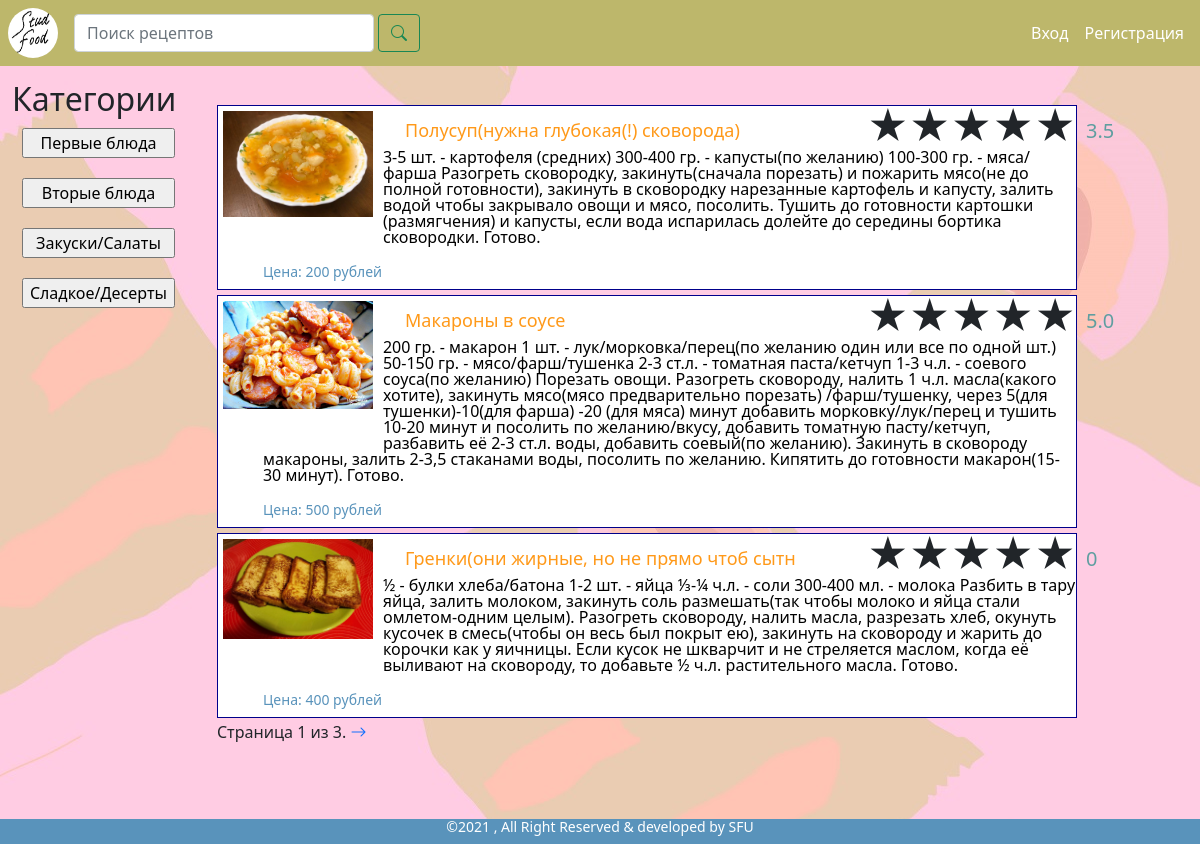
The page / on the database its author committed.
### studentfood/models.py (models this page shows, shortened)
class Recipe(models.Model):  # рецепт
    recipe_name = models.CharField('Название', max_length=40)  # название рецепта
    pub_date = models.DateTimeField('Дата публикации', auto_now_add=True)  # дата публикация
    description = models.TextField('Описание')  # описание рецепта
    price = models.IntegerField('Примерная стоимость', null=True)
    user = models.ForeignKey(User, on_delete=models.CASCADE)
    GLOBAL_CATEGORY = [
        ('first', 'Первые блюда'),
        ('second', 'Вторые блюда'),
        ('snack', 'Закуски/Салаты'),
        ('sweet', 'Сладкое/Десерты'),
    ]
    category = models.CharField('Категория', choices=GLOBAL_CATEGORY, max_length=16, blank=True)
    photo = models.ImageField('Фото рецепта', default='recipe_img/no_photo.jpg', null=True, blank=True, upload_to='recipe_img')  # фото будут храниться по пути /media/recipe_img (не забудь создать эти папки перед тестом)
    @property
    def photo_url(self):
        if self.photo and hasattr(self.photo, 'url'):
            return self.photo.url
    def calculate_mark(self):  # реализовать оценку
        max_marks = self.mark_set.all()
        sum_marks = 0
        for get_mark in max_marks:
            sum_marks += get_mark.mark_value
        if len(max_marks) == 0:
            avg_mark = 0
        else:
            avg_mark = sum_marks/len(max_marks)
        return avg_mark

class Mark(models.Model):
    USER_MARK_SET = [
        (1, 1),
        (2, 2),
        (3, 3),
        (4, 4),
        (5, 5),
    ]
    mark_value = models.FloatField(choices=USER_MARK_SET, validators=[MinValueValidator(0.0), MaxValueValidator(5.0)])
    recipe = models.ForeignKey(Recipe, on_delete=models.CASCADE)
    user = models.ForeignKey(User, on_delete=models.CASCADE)
    class Meta:
        unique_together = ('recipe', 'user')

### studentfood/views.py (the view)
# urls.py: path('', views.main, name='main'),
def main(request):  # лист рецептов
    search_query = request.GET.get('search', '')
    category_query = request.GET.get('category_button', '')
    null_recipe = Recipe()
    raw_category = null_recipe.GLOBAL_CATEGORY
    site_category = []
    for elem in raw_category:
        site_category.append(elem[1])
    if search_query:
        recipes_list = Recipe.objects.filter(
            Q(recipe_name__icontains=search_query) | Q(description__icontains=search_query))
    elif category_query:
        for raw in raw_category:
            if category_query == raw[1]:
                recipes_list = Recipe.objects.filter(Q(category__exact=raw[0]))
    else:
        recipes_list = Recipe.objects.order_by('-pub_date')
    paginator = Paginator(recipes_list, 3)
    page_number = request.GET.get('page')
    page_obj = paginator.get_page(page_number)
    try:
        page_obj = paginator.get_page(page_number)
    except PageNotAnInteger:
        page_obj = paginator.get_page(1)
    except EmptyPage:
        page_obj = paginator.get_page(paginator.num_pages)
    context = {'recipes_list': recipes_list,
               'page_obj': page_obj,
               'site_category': site_category
              }
    return render(request, 'studentfood/html/main_page/main.html', context)

### studentfood/templates/studentfood/html/main_page/main.html (shortened to what this page needs)
{% extends 'studentfood/html/base.html' %}{% load static%}
{% block stat%}
    <link href="{% static "css/list_recipes.css" %}" rel="stylesheet" type="text/css">
    <link href="{% static "css/star_rating.css" %}" rel="stylesheet" type="text/css">
{% endblock %}
{% block main %}
    <div class="container-fluid">
        <div class="row">
            <form action="{% url 'studentfood:main' %}" class="col" id="category-list">
                <p><h2>Категории</h2></p>
                <div class="list-group">
                    {% for cat in site_category %}
                        <input type="submit" value="{{ cat }}" name="category_button" id="category-obj">
                    {% endfor %}
                </div>
            </form>
            <div class="col-9" id="list-recipes">
                {% if recipes_list.count > 0 %}
                    {% include "studentfood/html/main_page/list_recipes.html"%}
                {% endif %}
                {% include "studentfood/html/main_page/pagination.html" with page=page_obj %}
            </div>
            <div class="col">
            </div>
        </div>
    </div>
{% endblock %}

### studentfood/templates/studentfood/html/main_page/list_recipes.html (shortened to what this page needs)
{% for recipe in page_obj%}
    <div class="price-line">
    <div class="product-image">
      <a href="{% url 'studentfood:detail' recipe.id%}"><img src="{{ recipe.photo_url }}" alt="{{ recipe.recipe_name }}"></a>
    </div>
    <div class="product-content">
      <div class="row">
          <div class="col-8 product-title"><a href="{% url 'studentfood:detail' recipe.id%}">{{ recipe.recipe_name }}</a></div>
          <div class="col-2">
              <div class="rating">
                  <div class="rating_body">
                      <div class="rating_items">
                      </div>
                  </div>
                  <div class="rating_value">{{ recipe.calculate_mark }}</div>
              </div>
          </div>
      </div>
      <div class="product-description"><a href="{% url 'studentfood:detail' recipe.id%}">{{ recipe.description }}</a></div>
      <div class="price-box"><span>Цена: {{ recipe.price }} рублей</span></div>
    </div>
    </div>
{% endfor %}

### studentfood/static/css/base.css (style rules this page uses)
body { margin:0px; padding:0px; background-size: auto; background: url("../images/background.jpg") no-repeat center; }
#category-obj { margin: 10px; }

### studentfood/static/css/list_recipes.css (style rules this page uses)
#list-recipes { padding: 20px; }
.col * { margin: 0; }
.price-line { margin-top: 5px; margin-bottom: 2px; border: 1px solid darkblue; background: white; }
.price-line:after { content: ""; display: table; clear: both; }
.product-image { width: 150px; height: 150px; float: left; margin: 5px 10px 0px 5px; }
.product-image a { display: block; outline: none; }
.product-image img { display: block; width: 100%; height: 100%; }
.product-content { margin-left: 30px; padding: 5px 0px 0px 5px; }
.product-title { font-size: 18px; margin-top: 10px; margin-bottom: 10px; margin-left: 10px; line-height: 1; }
.product-title a { text-decoration: none; color: #FF9919; }
.product-description { font-size: 16px; margin-bottom: 20px; line-height: 1; margin-left: 10px; }
.product-description a { text-decoration: none; color: black; overflow: hidden; }
.price-box { color: #5993bb; font-size: 14px; margin-bottom: 10px; line-height: 1; margin-left: 10px; }

### studentfood/static/css/star_rating.css (style rules this page uses)
.rating { display: flex; align-items: flex-end; font-size: 40px; line-height: 0.75; }
.rating_body { position: relative; }
.rating_body::before { content:"★★★★★"; display: block; }
.rating_items { display: flex; position: absolute; width: 100%; height: 100%; top: 0; left: 0; }
.rating_value { font-size: 50%; line-height: 1; padding: 0px 0px 0px 10px; color: cadetblue; }

### rows shown on the page
Recipe: photo_url (picture), recipe_name "Полусуп(нужна глубокая(!) сковорода)", calculate_mark "3.5", description "3-5 шт. - картофеля (средних) 300-400 гр. - капусты(по желанию) 100-300 гр. - мяса/фарша Разогреть сковородку, закинуть(сначала порезать) и пожарить мясо(не до полной готовности), закинуть в сковородку нарезанные картофель и капусту, залить водой чтобы закрывало овощи и мясо, посолить. Тушить до готовности картошки (размягчения) и капусты, если вода испарилась долейте до середины бортика сковородки. Готово.", price "200"
Recipe: photo_url (picture), recipe_name "Макароны в соусе", calculate_mark "5.0", description "200 гр. - макарон 1 шт. - лук/морковка/перец(по желанию один или все по одной шт.) 50-150 гр. - мясо/фарш/тушенка 2-3 ст.л. - томатная паста/кетчуп 1-3 ч.л. - соевого соуса(по желанию) Порезать овощи. Разогреть сковороду, налить 1 ч.л. масла(какого хотите), закинуть мясо(мясо предварительно порезать) /фарш/тушенку, через 5(для тушенки)-10(для фарша) -20 (для мяса) минут добавить морковку/лук/перец и тушить 10-20 минут и посолить по желанию/вкусу, добавить томатную пасту/кетчуп, разбавить её 2-3 ст.л. воды, добавить соевый(по желанию). Закинуть в сковороду макароны, залить 2-3,5 стаканами воды, посолить по желанию. Кипятить до готовности макарон(15-30 минут). Готово.", price "500"
Recipe: photo_url (picture), recipe_name "Гренки(они жирные, но не прямо чтоб сытн", calculate_mark "0", description "½ - булки хлеба/батона 1-2 шт. - яйца ⅓-¼ ч.л. - соли 300-400 мл. - молока Разбить в тару яйца, залить молоком, закинуть соль размешать(так чтобы молоко и яйца стали омлетом-одним целым). Разогреть сковороду, налить масла, разрезать хлеб, окунуть кусочек в смесь(чтобы он весь был покрыт ею), закинуть на сковороду и жарить до корочки как у яичницы. Если кусок не шкварчит и не стреляется маслом, когда её выливают на сковороду, то добавьте ½ ч.л. растительного масла. Готово.", price "400"

### other values the page prints
{{ page.number }} "1"
{{ page.paginator.num_pages }} "3"
